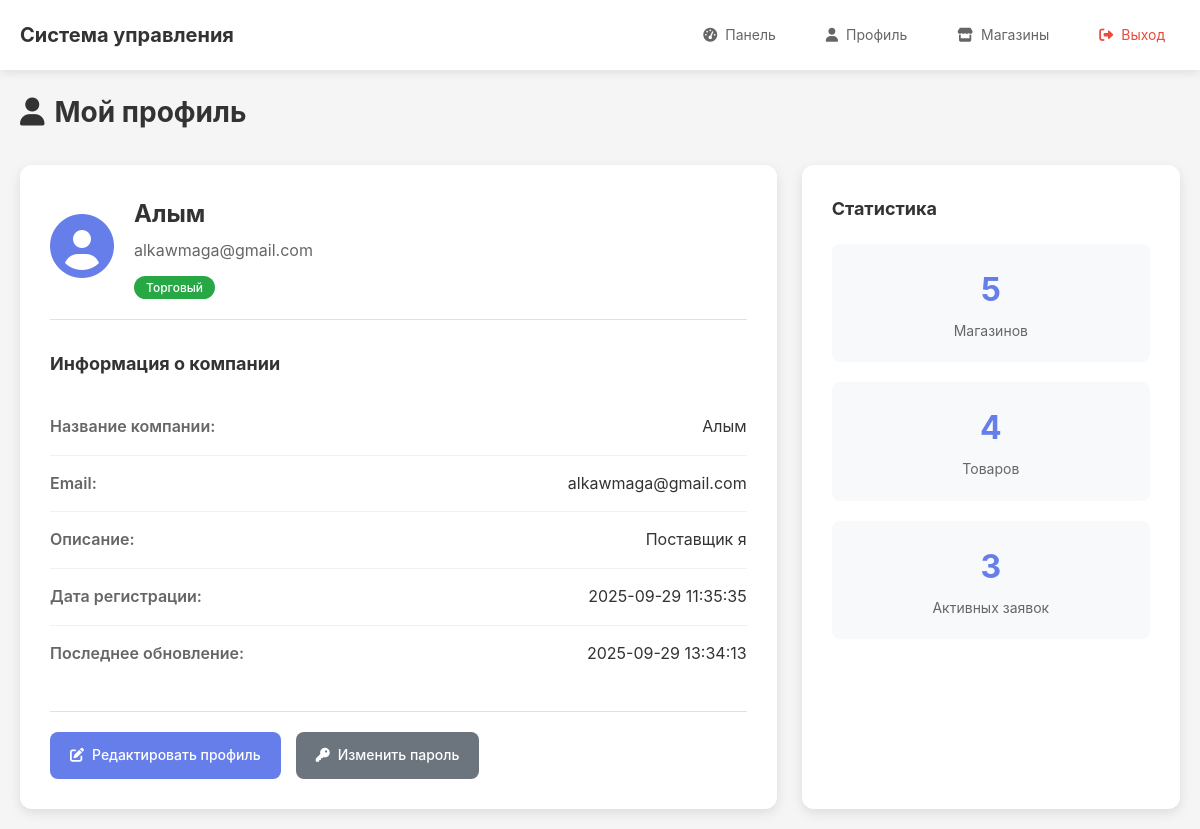
The page /supplier/profile (signed in) on the database its author committed.
### tables this page shows
CREATE TABLE suppliers (
            id INTEGER PRIMARY KEY AUTOINCREMENT,
            user_id INTEGER NOT NULL,
            name TEXT NOT NULL,
            info TEXT,
            created_at TIMESTAMP DEFAULT CURRENT_TIMESTAMP,
            updated_at TIMESTAMP DEFAULT CURRENT_TIMESTAMP,
            FOREIGN KEY (user_id) REFERENCES users (id)
        );

CREATE TABLE users (
            id INTEGER PRIMARY KEY AUTOINCREMENT,
            email TEXT UNIQUE NOT NULL,
            password TEXT NOT NULL,
            role TEXT NOT NULL CHECK (role IN ('admin', 'supplier')),
            created_at TIMESTAMP DEFAULT CURRENT_TIMESTAMP,
            updated_at TIMESTAMP DEFAULT CURRENT_TIMESTAMP
        );

### app/routes/supplier.py (the view)
@supplier_bp.route('/profile')
@login_required
@supplier_required
def profile():
    supplier = Supplier.get_by_user_id(current_user.id)
    if not supplier:
        flash('Профиль Торговыйа не найден', 'error')
        return redirect(url_for('auth.login'))
    shops = Shop.get_by_supplier_id(supplier.id)
    db = get_db()
    stats = {
        'shops_count': len(shops),
        'products_count': db.execute('SELECT COUNT(*) FROM products').fetchone()[0],
        'pending_requests': db.execute(
            '''SELECT COUNT(*) FROM requests
               WHERE supplier_id = ? AND status = ?''',
            (supplier.id, 'pending')
        ).fetchone()[0]
    }
    return render_template('supplier/profile.html', supplier=supplier, stats=stats)

### app/models.py (called while the page is built)
def get_db() -> sqlite3.Connection:
    if 'db' not in g:
        database_path = current_app.config.get('DATABASE', 'app.db')
        g.db = sqlite3.connect(database_path)
        g.db.row_factory = sqlite3.Row
    return g.db

    @staticmethod
    def get_by_id(user_id: int) -> Optional['User']:
        db = get_db()
        user = db.execute(
            'SELECT * FROM users WHERE id = ?', (user_id,)
        ).fetchone()
        if user:
            return User(
                id=user['id'],
                email=user['email'],
                password=user['password'],
                role=user['role'],
                created_at=user['created_at'],
                updated_at=user['updated_at']
            )
        return None

    @staticmethod
    def get_by_user_id(user_id: int) -> Optional['Supplier']:
        db = get_db()
        supplier = db.execute(
            'SELECT * FROM suppliers WHERE user_id = ?', (user_id,)
        ).fetchone()
        if supplier:
            return Supplier(
                id=supplier['id'],
                user_id=supplier['user_id'],
                name=supplier['name'],
                info=supplier['info'],
                created_at=supplier['created_at'],
                updated_at=supplier['updated_at']
            )
        return None

    @staticmethod
    def get_by_supplier_id(supplier_id):
        db = get_db()
        shops = db.execute(
            'SELECT * FROM shops WHERE supplier_id = ? ORDER BY created_at DESC',
            (supplier_id,)
        ).fetchall()
        return [Shop(
            id=shop['id'],
            supplier_id=shop['supplier_id'],
            name=shop['name'],
            info=shop['info'],
            business_type=shop['business_type'],
            created_at=shop['created_at'],
            updated_at=shop['updated_at']
        ) for shop in shops]

### app/routes/supplier.py (called while the page is built)
def supplier_required(f: Any) -> Any:
    @wraps(f)
    def decorated_function(*args: Any, **kwargs: Any) -> Any:
        if not current_user.is_authenticated or current_user.role != 'supplier':
            flash('Доступ запрещен', 'error')
            return redirect(url_for('auth.login'))
        return f(*args, **kwargs)
    return decorated_function

### app/templates/supplier/profile.html (shortened to what this page needs)
{% extends "base.html" %}
{% block content %}
<div class="content-header">
    <h1><i class="fas fa-user"></i> Мой профиль</h1>
</div>
<div class="profile-container">
    <div class="profile-card">
        <div class="profile-header">
            <div class="profile-avatar">
                <i class="fas fa-user-circle"></i>
            </div>
            <div class="profile-info">
                <h2>{{ supplier.name }}</h2>
                <p class="email">{{ current_user.email }}</p>
                <span class="role-badge">Торговый</span>
            </div>
        </div>
        <div class="profile-details">
            <h3>Информация о компании</h3>
            <div class="detail-item">
                <label>Название компании:</label>
                <span>{{ supplier.name }}</span>
            </div>
            <div class="detail-item">
                <label>Email:</label>
                <span>{{ current_user.email }}</span>
            </div>
            <div class="detail-item">
                <label>Описание:</label>
                <span>{{ supplier.info or 'Описание не указано' }}</span>
            </div>
            <div class="detail-item">
                <label>Дата регистрации:</label>
                <span>{{ supplier.created_at }}</span>
            </div>
            {% if supplier.updated_at != supplier.created_at %}
            <div class="detail-item">
                <label>Последнее обновление:</label>
                <span>{{ supplier.updated_at }}</span>
            </div>
            {% endif %}
        </div>
        <div class="profile-actions">
            <a href="{{ url_for('supplier.edit_profile') }}" class="btn btn-primary">
                <i class="fas fa-edit"></i> Редактировать профиль
            </a>
            <a href="{{ url_for('supplier.change_password') }}" class="btn btn-secondary">
                <i class="fas fa-key"></i> Изменить пароль
            </a>
        </div>
    </div>
    <div class="stats-card">
        <h3>Статистика</h3>
        <div class="stats-grid">
            <div class="stat-item">
                <div class="stat-value">{{ stats.shops_count if stats else 0 }}</div>
                <div class="stat-label">Магазинов</div>
            </div>
            <div class="stat-item">
                <div class="stat-value">{{ stats.products_count if stats else 0 }}</div>
                <div class="stat-label">Товаров</div>
            </div>
            <div class="stat-item">
                <div class="stat-value">{{ stats.pending_requests if stats else 0 }}</div>
                <div class="stat-label">Активных заявок</div>
            </div>
        </div>
    </div>
</div>
{% endblock %}

### app/static/css/style.css (style rules this page uses)
* { margin: 0; padding: 0; box-sizing: border-box; }
body { font-family: -apple-system, BlinkMacSystemFont, 'Segoe UI', Roboto, sans-serif; line-height: 1.6; color: #333; background-color: #f5f5f5; }
.content-header { display: flex; justify-content: space-between; align-items: center; margin-bottom: 30px; flex-wrap: wrap; gap: 15px; }
.content-header h1 { color: #333; font-size: 28px; display: flex; align-items: center; gap: 10px; }
.stats-grid { display: grid; grid-template-columns: repeat(auto-fit, minmax(200px, 1fr)); gap: 20px; margin-bottom: 40px; }
.btn { display: inline-flex; align-items: center; gap: 8px; padding: 12px 20px; border: none; border-radius: 8px; text-decoration: none; font-size: 14px; font-weight: 500; cursor: pointer; transition: all 0.3s ease; text-align: center; }
.btn-primary { background-color: #667eea; color: white; }
.btn-secondary { background-color: #6c757d; color: white; }

### app/templates/supplier/profile.html (style rules this page uses)
.profile-container { display: grid; grid-template-columns: 2fr 1fr; gap: 25px; margin-top: 20px; }
.profile-card, .stats-card { background: white; border-radius: 12px; padding: 30px; box-shadow: 0 4px 12px rgba(0, 0, 0, 0.1); }
.profile-header { display: flex; align-items: center; gap: 20px; margin-bottom: 30px; padding-bottom: 20px; border-bottom: 1px solid #e1e1e1; }
.profile-avatar { font-size: 64px; color: #667eea; }
.profile-info h2 { color: #333; margin-bottom: 5px; font-size: 24px; }
.profile-info .email { color: #666; margin-bottom: 10px; font-size: 16px; }
.role-badge { background-color: #28a745; color: white; padding: 4px 12px; border-radius: 12px; font-size: 12px; font-weight: 500; }
.profile-details h3 { color: #333; margin-bottom: 20px; font-size: 18px; }
.detail-item { display: flex; justify-content: space-between; align-items: center; padding: 15px 0; border-bottom: 1px solid #f0f0f0; }
.detail-item:last-child { border-bottom: none; }
.detail-item label { font-weight: 600; color: #666; flex: 0 0 40%; }
.detail-item span { color: #333; flex: 1; text-align: right; }
.profile-actions { margin-top: 30px; padding-top: 20px; border-top: 1px solid #e1e1e1; display: flex; gap: 15px; flex-wrap: wrap; }
.stats-card h3 { color: #333; margin-bottom: 20px; font-size: 18px; }
.stats-grid { display: grid; gap: 20px; }
.stat-item { text-align: center; padding: 20px; background-color: #f8f9fa; border-radius: 8px; }
.stat-value { font-size: 32px; font-weight: 700; color: #667eea; margin-bottom: 5px; }
.stat-label { color: #666; font-size: 14px; }

### rows shown on the page
suppliers: name "Алым", info "Поставщик я", created_at "2025-09-29 11:35:35", updated_at "2025-09-29 13:34:13"
users: email "alkawmaga@gmail.com"

### other values the page prints
{{ stats.shops_count if stats else 0 }} "5"
{{ stats.products_count if stats else 0 }} "4"
{{ stats.pending_requests if stats else 0 }} "3"
